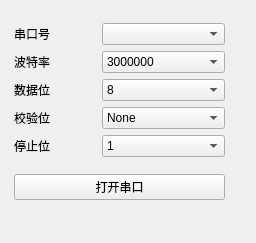
<?xml version="1.0" encoding="UTF-8"?>
<ui version="4.0">
 <class>Form</class>
 <widget class="QWidget" name="Form">
  <property name="geometry">
   <rect>
    <x>0</x>
    <y>0</y>
    <width>256</width>
    <height>243</height>
   </rect>
  </property>
  <property name="windowTitle">
   <string>Form</string>
  </property>
  <widget class="QWidget" name="layoutWidget">
   <property name="geometry">
    <rect>
     <x>14</x>
     <y>12</y>
     <width>211</width>
     <height>201</height>
    </rect>
   </property>
   <layout class="QVBoxLayout" name="verticalLayout_4">
    <item>
     <layout class="QHBoxLayout" name="horizontalLayout">
      <item>
       <layout class="QVBoxLayout" name="verticalLayout_2">
        <item>
         <widget class="QLabel" name="label">
          <property name="sizePolicy">
           <sizepolicy hsizetype="Fixed" vsizetype="Preferred">
            <horstretch>1</horstretch>
            <verstretch>0</verstretch>
           </sizepolicy>
          </property>
          <property name="focusPolicy">
           <enum>Qt::NoFocus</enum>
          </property>
          <property name="text">
           <string>串口号</string>
          </property>
         </widget>
        </item>
        <item>
         <widget class="QLabel" name="label_2">
          <property name="sizePolicy">
           <sizepolicy hsizetype="Fixed" vsizetype="Preferred">
            <horstretch>1</horstretch>
            <verstretch>0</verstretch>
           </sizepolicy>
          </property>
          <property name="focusPolicy">
           <enum>Qt::NoFocus</enum>
          </property>
          <property name="text">
           <string>波特率</string>
          </property>
         </widget>
        </item>
        <item>
         <widget class="QLabel" name="label_3">
          <property name="sizePolicy">
           <sizepolicy hsizetype="Fixed" vsizetype="Preferred">
            <horstretch>1</horstretch>
            <verstretch>0</verstretch>
           </sizepolicy>
          </property>
          <property name="focusPolicy">
           <enum>Qt::NoFocus</enum>
          </property>
          <property name="text">
           <string>数据位</string>
          </property>
         </widget>
        </item>
        <item>
         <widget class="QLabel" name="label_4">
          <property name="sizePolicy">
           <sizepolicy hsizetype="Fixed" vsizetype="Preferred">
            <horstretch>1</horstretch>
            <verstretch>0</verstretch>
           </sizepolicy>
          </property>
          <property name="focusPolicy">
           <enum>Qt::NoFocus</enum>
          </property>
          <property name="text">
           <string>校验位</string>
          </property>
         </widget>
        </item>
        <item>
         <widget class="QLabel" name="label_5">
          <property name="sizePolicy">
           <sizepolicy hsizetype="Fixed" vsizetype="Preferred">
            <horstretch>1</horstretch>
            <verstretch>0</verstretch>
           </sizepolicy>
          </property>
          <property name="focusPolicy">
           <enum>Qt::NoFocus</enum>
          </property>
          <property name="text">
           <string>停止位</string>
          </property>
         </widget>
        </item>
       </layout>
      </item>
      <item>
       <layout class="QVBoxLayout" name="verticalLayout_3">
        <item>
         <widget class="QPushButton" name="pushButton">
          <property name="sizePolicy">
           <sizepolicy hsizetype="Fixed" vsizetype="Fixed">
            <horstretch>0</horstretch>
            <verstretch>0</verstretch>
           </sizepolicy>
          </property>
          <property name="icon">
           <iconset>
            <normaloff>ref.svg</normaloff>ref.svg</iconset>
          </property>
          <property name="checkable">
           <bool>false</bool>
          </property>
          <property name="autoDefault">
           <bool>false</bool>
          </property>
          <property name="flat">
           <bool>true</bool>
          </property>
         </widget>
        </item>
        <item>
         <widget class="QPushButton" name="pushButton_3">
          <property name="enabled">
           <bool>true</bool>
          </property>
          <property name="sizePolicy">
           <sizepolicy hsizetype="Fixed" vsizetype="Fixed">
            <horstretch>0</horstretch>
            <verstretch>0</verstretch>
           </sizepolicy>
          </property>
          <property name="text">
           <string notr="true"/>
          </property>
          <property name="icon">
           <iconset>
            <normaloff>write.svg</normaloff>write.svg</iconset>
          </property>
          <property name="checkable">
           <bool>false</bool>
          </property>
          <property name="flat">
           <bool>true</bool>
          </property>
         </widget>
        </item>
        <item>
         <widget class="QPushButton" name="pushButton_4">
          <property name="enabled">
           <bool>false</bool>
          </property>
          <property name="sizePolicy">
           <sizepolicy hsizetype="Fixed" vsizetype="Fixed">
            <horstretch>0</horstretch>
            <verstretch>0</verstretch>
           </sizepolicy>
          </property>
          <property name="text">
           <string/>
          </property>
          <property name="flat">
           <bool>true</bool>
          </property>
         </widget>
        </item>
        <item>
         <widget class="QPushButton" name="pushButton_5">
          <property name="enabled">
           <bool>false</bool>
          </property>
          <property name="sizePolicy">
           <sizepolicy hsizetype="Fixed" vsizetype="Fixed">
            <horstretch>0</horstretch>
            <verstretch>0</verstretch>
           </sizepolicy>
          </property>
          <property name="text">
           <string/>
          </property>
          <property name="flat">
           <bool>true</bool>
          </property>
         </widget>
        </item>
        <item>
         <widget class="QPushButton" name="pushButton_6">
          <property name="enabled">
           <bool>false</bool>
          </property>
          <property name="sizePolicy">
           <sizepolicy hsizetype="Fixed" vsizetype="Fixed">
            <horstretch>0</horstretch>
            <verstretch>0</verstretch>
           </sizepolicy>
          </property>
          <property name="text">
           <string/>
          </property>
          <property name="flat">
           <bool>true</bool>
          </property>
         </widget>
        </item>
       </layout>
      </item>
      <item>
       <layout class="QVBoxLayout" name="verticalLayout">
        <item>
         <widget class="QComboBox" name="comboBox">
          <property name="sizePolicy">
           <sizepolicy hsizetype="MinimumExpanding" vsizetype="Fixed">
            <horstretch>2</horstretch>
            <verstretch>0</verstretch>
           </sizepolicy>
          </property>
          <property name="currentIndex">
           <number>-1</number>
          </property>
         </widget>
        </item>
        <item>
         <widget class="QComboBox" name="comboBox_2">
          <property name="sizePolicy">
           <sizepolicy hsizetype="MinimumExpanding" vsizetype="Fixed">
            <horstretch>2</horstretch>
            <verstretch>0</verstretch>
           </sizepolicy>
          </property>
          <property name="editable">
           <bool>false</bool>
          </property>
          <property name="currentIndex">
           <number>9</number>
          </property>
          <item>
           <property name="text">
            <string>4800</string>
           </property>
          </item>
          <item>
           <property name="text">
            <string>9600</string>
           </property>
          </item>
          <item>
           <property name="text">
            <string>14400</string>
           </property>
          </item>
          <item>
           <property name="text">
            <string>19200</string>
           </property>
          </item>
          <item>
           <property name="text">
            <string>38400</string>
           </property>
          </item>
          <item>
           <property name="text">
            <string>56000</string>
           </property>
          </item>
          <item>
           <property name="text">
            <string>57600</string>
           </property>
          </item>
          <item>
           <property name="text">
            <string>115200</string>
           </property>
          </item>
          <item>
           <property name="text">
            <string>128000</string>
           </property>
          </item>
          <item>
           <property name="text">
            <string>3000000</string>
           </property>
          </item>
         </widget>
        </item>
        <item>
         <widget class="QComboBox" name="comboBox_3">
          <property name="sizePolicy">
           <sizepolicy hsizetype="MinimumExpanding" vsizetype="Fixed">
            <horstretch>2</horstretch>
            <verstretch>0</verstretch>
           </sizepolicy>
          </property>
          <property name="currentIndex">
           <number>3</number>
          </property>
          <item>
           <property name="text">
            <string>5</string>
           </property>
          </item>
          <item>
           <property name="text">
            <string>6</string>
           </property>
          </item>
          <item>
           <property name="text">
            <string>7</string>
           </property>
          </item>
          <item>
           <property name="text">
            <string>8</string>
           </property>
          </item>
         </widget>
        </item>
        <item>
         <widget class="QComboBox" name="comboBox_4">
          <property name="sizePolicy">
           <sizepolicy hsizetype="MinimumExpanding" vsizetype="Fixed">
            <horstretch>2</horstretch>
            <verstretch>0</verstretch>
           </sizepolicy>
          </property>
          <property name="currentIndex">
           <number>2</number>
          </property>
          <item>
           <property name="text">
            <string>Even</string>
           </property>
          </item>
          <item>
           <property name="text">
            <string>Mark</string>
           </property>
          </item>
          <item>
           <property name="text">
            <string>None</string>
           </property>
          </item>
          <item>
           <property name="text">
            <string>Odd</string>
           </property>
          </item>
         </widget>
        </item>
        <item>
         <widget class="QComboBox" name="comboBox_5">
          <property name="sizePolicy">
           <sizepolicy hsizetype="MinimumExpanding" vsizetype="Fixed">
            <horstretch>2</horstretch>
            <verstretch>0</verstretch>
           </sizepolicy>
          </property>
          <item>
           <property name="text">
            <string>1</string>
           </property>
          </item>
          <item>
           <property name="text">
            <string>1.5</string>
           </property>
          </item>
          <item>
           <property name="text">
            <string>2</string>
           </property>
          </item>
         </widget>
        </item>
       </layout>
      </item>
     </layout>
    </item>
    <item>
     <widget class="QPushButton" name="pushButton_2">
      <property name="text">
       <string>打开串口</string>
      </property>
      <property name="checkable">
       <bool>false</bool>
      </property>
      <property name="flat">
       <bool>false</bool>
      </property>
     </widget>
    </item>
   </layout>
  </widget>
 </widget>
 <resources/>
 <connections/>
</ui>
